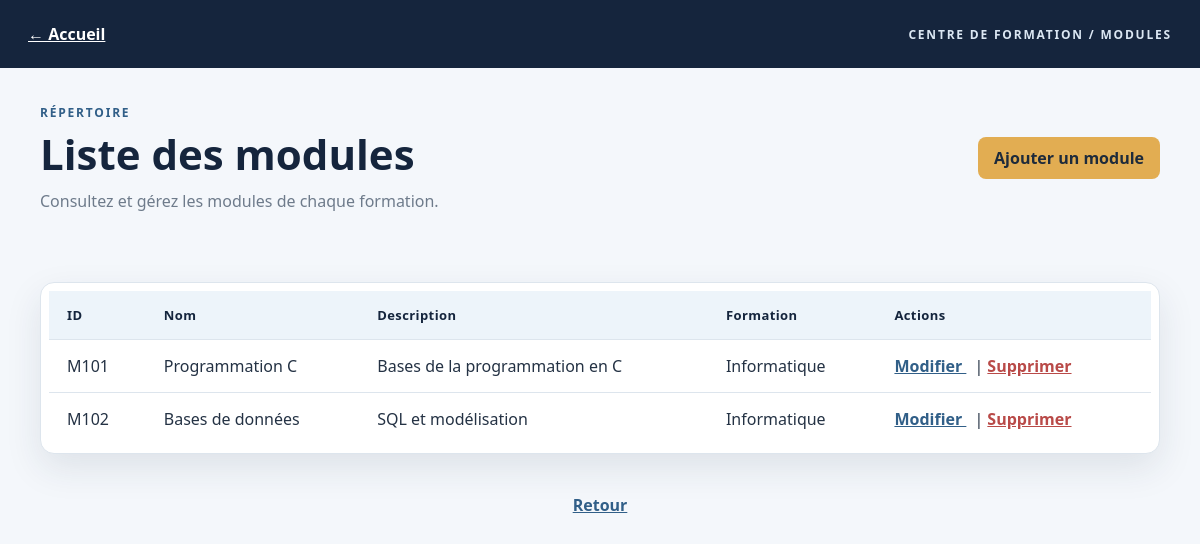
Page /Module/index.php on the committed database.
### tables this page shows
CREATE TABLE modules (
    codeModule VARCHAR(10) NOT NULL PRIMARY KEY,
    nomModule VARCHAR(100) NOT NULL,
    description TEXT DEFAULT NULL,
    codeFormation VARCHAR(10) DEFAULT NULL,
    KEY (codeFormation),
    FOREIGN KEY (codeFormation) REFERENCES formations(codeFormation)
);

CREATE TABLE formations (
    codeFormation VARCHAR(10) NOT NULL PRIMARY KEY,
    nomFormation VARCHAR(100) NOT NULL,
    description TEXT DEFAULT NULL,
    duration INT(11) NOT NULL
);

### Module/index.php (the view, shortened to what this page needs)
<?php
require_once '../database/connexion.php';
$sql = "SELECT m.codeModule AS id, m.nomModule AS nom, m.description,
               f.nomFormation AS formation
        FROM modules m
        INNER JOIN formations f ON f.codeFormation = m.codeFormation";
$modules = $pdo->query($sql)->fetchAll(PDO::FETCH_ASSOC);
?>
<!DOCTYPE html>
<html lang="fr">
<head>
    <link rel="stylesheet" href="../style/style.css">
</head>
<body class="dashboard-page">
    <div class="page-shell">
    <header class="page-topbar"><a class="home-link" href="../index.php">← Accueil</a><span class="page-caption">CENTRE DE FORMATION / MODULES</span></header>
    <div class="page-heading"><div><div class="eyebrow">RÉPERTOIRE</div><h1>Liste des modules</h1><p>Consultez et gérez les modules de chaque formation.</p></div><a class="btn btn-primary" href="create.php">
        Ajouter un module
    </a></div>
    <br><br>
    <div class="content-card"><div class="table-wrap"><table>
        <thead>
            <tr>
                <th>ID</th>
                <th>Nom</th>
                <th>Description</th>
                <th>Formation</th>
                <th>Actions</th>
            </tr>
        </thead>
        <tbody>
            <?php foreach ($modules as $module) { ?>
                <tr>
                    <td>
                        <?php echo $module["id"]; ?>
                    </td>
                    <td>
                        <?php echo htmlspecialchars($module["nom"]); ?>
                    </td>
                    <td>
                        <?php echo htmlspecialchars($module["description"] ?? ""); ?>
                    </td>
                    <td>
                        <?php echo htmlspecialchars($module["formation"]); ?>
                    </td>
                    <td>
                        <a href="edit.php?id=<?php echo urlencode($module["id"]); ?>">
                            Modifier
                        </a>
                        |
                        <a href="delete.php?id=<?php echo urlencode($module["id"]); ?>"
                           onclick="return confirm('Supprimer ce module ?');">
                            Supprimer
                        </a>
                    </td>
                </tr>
            <?php } ?>
        </tbody>
    </table></div></div>
      <a href="../index.php" style="display:block;width:max-content;margin:20px auto 40px;">Retour</a>
    </div>
</body>
</html>

### style/style.css (style rules this page uses)
:root { --navy: #15253d; --blue: #315f88; --blue-light: #edf4fa; --gold: #e2ad52; --text: #243244; --muted: #6e7b8b; --border: #dde5ed; --white: #ffffff; --danger: #b94a48; --shadow: 0 14px 36px rgba(25, 45, 70, 0.10); }
* { box-sizing: border-box; }
body { margin: 0; min-height: 100vh; font-family: "Segoe UI", Arial, sans-serif; color: var(--text); background: #f4f7fb; }
.page-shell { min-height: 100vh; }
.page-topbar { min-height: 68px; display: flex; align-items: center; justify-content: space-between; gap: 20px; padding: 0 28px; color: var(--white); background: var(--navy); }
.page-topbar a, .page-topbar .home-link { color: var(--white); }
.page-caption, .eyebrow { color: #dbe7f3; font-size: 12px; font-weight: 700; letter-spacing: 1.8px; text-transform: uppercase; }
.page-heading { width: min(1120px, calc(100% - 40px)); margin: 36px auto 26px; display: flex; align-items: center; justify-content: space-between; gap: 24px; }
.page-heading .btn, .page-heading a.btn { flex: 0 0 auto; }
.page-heading h1 { margin: 4px 0 8px; color: var(--navy); font-size: clamp(28px, 4vw, 42px); }
.page-heading p { margin: 0; color: var(--muted); }
.page-heading .eyebrow { color: var(--blue); }
.content-card, body > form, .dashboard { background: var(--white); border: 1px solid var(--border); border-radius: 14px; box-shadow: var(--shadow); }
.content-card { width: min(1120px, calc(100% - 40px)); margin: 0 auto 40px; padding: 8px; }
.content-card table { border: 0; }
.table-wrap { overflow-x: auto; }
table { width: 100%; border-collapse: collapse; background: var(--white); }
th, td { padding: 15px 18px; border-bottom: 1px solid var(--border); text-align: left; vertical-align: middle; }
th { color: var(--navy); background: var(--blue-light); font-size: 13px; letter-spacing: 0.4px; }
tbody tr:last-child td { border-bottom: 0; }
button, .btn, a.btn, .btn-primary, a[href*="create"] { display: inline-flex; align-items: center; justify-content: center; min-height: 42px; padding: 9px 16px; border: 0; border-radius: 8px; color: var(--white); background: var(--blue); font-weight: 700; text-decoration: none; cursor: pointer; }
a.btn-primary { background: var(--gold); color: #1e2b3b; }
a { color: var(--blue); font-weight: 700; }
td a { margin-right: 8px; }
td a[href*="delete"] { color: var(--danger); }

### rows in the picture
modules: codeModule "M101", nomModule "Programmation C", description "Bases de la programmation en C", codeFormation.nomFormation "Informatique"
modules: codeModule "M102", nomModule "Bases de données", description "SQL et modélisation", codeFormation.nomFormation "Informatique"
